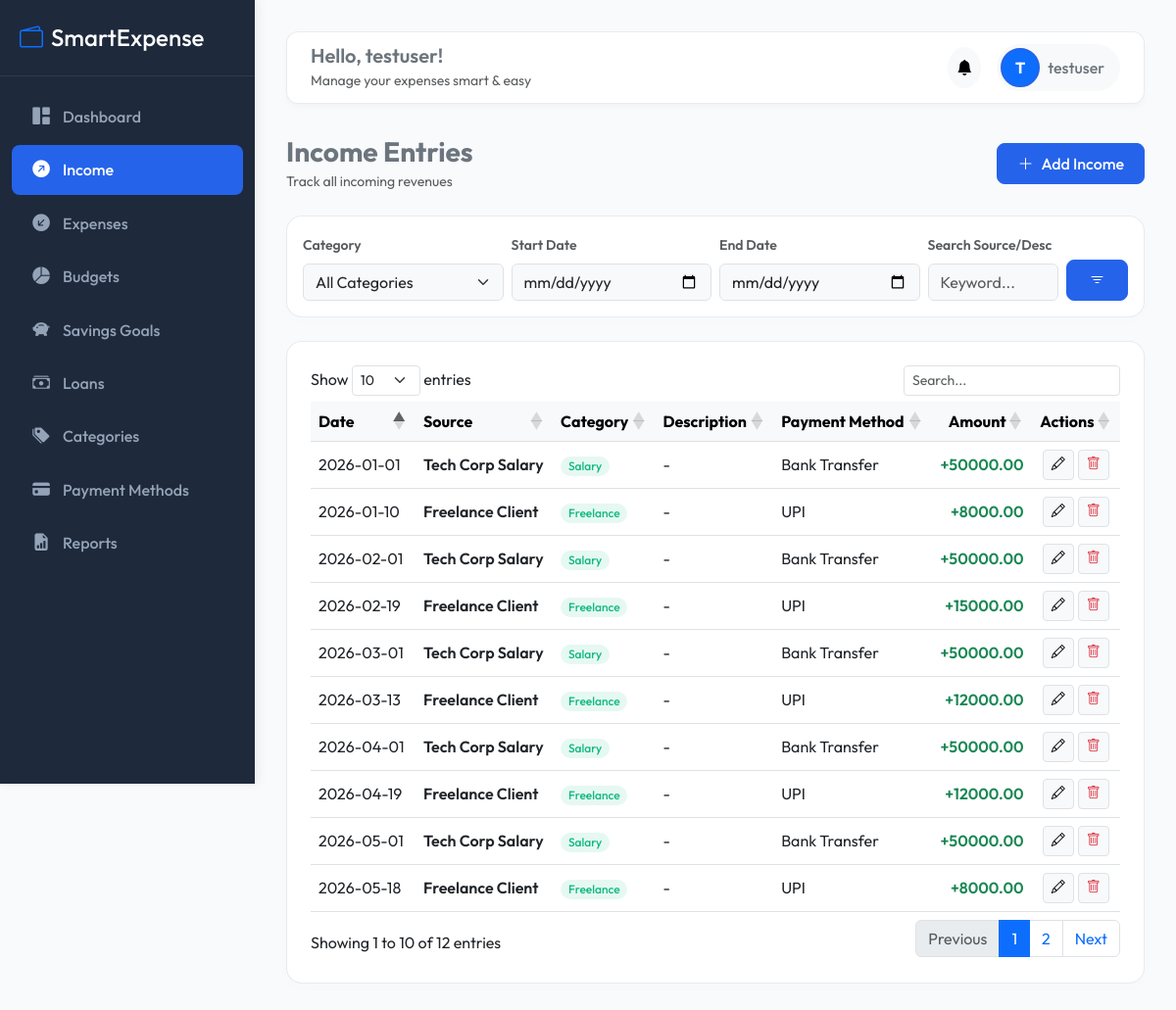
The page /income/ (signed in) on the database its author committed.
### accounts/models.py (models this page shows, shortened)
class User(AbstractUser):
    profile_image = models.ImageField(upload_to='profile_images/', null=True, blank=True)
    created_at = models.DateTimeField(auto_now_add=True)

### income/models.py (models this page shows, shortened)
class Income(models.Model):
    user = models.ForeignKey(settings.AUTH_USER_MODEL, on_delete=models.CASCADE, related_name='incomes')
    category = models.ForeignKey(Category, on_delete=models.CASCADE, related_name='incomes')
    amount = models.DecimalField(max_digits=10, decimal_places=2)
    source = models.CharField(max_length=100)
    description = models.TextField(blank=True, null=True)
    date = models.DateField()
    payment_method = models.ForeignKey(PaymentMethod, on_delete=models.SET_NULL, null=True, blank=True, related_name='incomes')
    created_at = models.DateTimeField(auto_now_add=True)
    class Meta:
        ordering = ['-date', '-created_at']

### expenses/models.py (models this page shows, shortened)
class Category(models.Model):
    CATEGORY_TYPES = [
        ('Income', 'Income'),
        ('Expense', 'Expense'),
    ]
    name = models.CharField(max_length=100)
    type = models.CharField(max_length=10, choices=CATEGORY_TYPES)
    description = models.TextField(blank=True, null=True)
    created_at = models.DateTimeField(auto_now_add=True)
    class Meta:
        verbose_name_plural = "Categories"

class PaymentMethod(models.Model):
    name = models.CharField(max_length=100)
    description = models.TextField(blank=True, null=True)

### income/views.py (the view)
# urls.py: path('', views.IncomeListView.as_view(), name='income_list'),
class IncomeListView(LoginRequiredMixin, ListView):
    model = Income
    template_name = 'income/income_list.html'
    context_object_name = 'incomes'
    def get_queryset(self):
        queryset = Income.objects.filter(user=self.request.user).select_related('category', 'payment_method')
        category_id = self.request.GET.get('category')
        start_date = self.request.GET.get('start_date')
        end_date = self.request.GET.get('end_date')
        search_query = self.request.GET.get('search')
        if category_id:
            queryset = queryset.filter(category_id=category_id)
        if start_date:
            queryset = queryset.filter(date__gte=start_date)
        if end_date:
            queryset = queryset.filter(date__lte=end_date)
        if search_query:
            queryset = queryset.filter(source__icontains=search_query) | queryset.filter(description__icontains=search_query)
        return queryset
    def get_context_data(self, **kwargs):
        context = super().get_context_data(**kwargs)
        context['categories'] = Category.objects.filter(type='Income')
        context['selected_category'] = self.request.GET.get('category', '')
        context['start_date'] = self.request.GET.get('start_date', '')
        context['end_date'] = self.request.GET.get('end_date', '')
        context['search_query'] = self.request.GET.get('search', '')
        return context

### notifications/context_processors.py (called while the page is built)
def unread_notifications_count(request):
    if request.user.is_authenticated:
        count = Notification.objects.filter(user=request.user, is_read=False).count()
        recent = Notification.objects.filter(user=request.user, is_read=False)[:5]
        return {
            'unread_notifications_count': count,
            'recent_notifications': recent
        }
    return {
        'unread_notifications_count': 0,
        'recent_notifications': []
    }

### templates/income/income_list.html (shortened to what this page needs)
{% extends 'base.html' %}
{% block content %}
<div class="d-flex justify-content-between align-items-center mb-4">
    <div>
        <h3 class="fw-bold text-secondary m-0">Income Entries</h3>
        <small class="text-muted">Track all incoming revenues</small>
    </div>
    <a href="{% url 'income:income_add' %}" class="btn btn-primary"><i class="bi bi-plus-lg me-2"></i>Add Income</a>
</div>
<div class="card stat-card p-3 mb-4">
    <form method="get" class="row g-2 align-items-end">
        <div class="col-md-3">
            <label class="form-label small fw-semibold text-muted">Category</label>
            <select name="category" class="form-select bg-light">
                <option value="">All Categories</option>
            </select>
        </div>
        <div class="col-md-3">
            <label class="form-label small fw-semibold text-muted">Start Date</label>
            <input type="date" name="start_date" class="form-control bg-light" value="{{ start_date }}">
        </div>
        <div class="col-md-3">
            <label class="form-label small fw-semibold text-muted">End Date</label>
            <input type="date" name="end_date" class="form-control bg-light" value="{{ end_date }}">
        </div>
        <div class="col-md-2">
            <label class="form-label small fw-semibold text-muted">Search Source/Desc</label>
            <input type="text" name="search" class="form-control bg-light" placeholder="Keyword..." value="{{ search_query }}">
        </div>
        <div class="col-md-1">
            <button type="submit" class="btn btn-primary w-100"><i class="bi bi-filter"></i></button>
        </div>
    </form>
</div>
<div class="card table-card">
    <div class="table-responsive border-0 p-0">
        <table class="table table-hover align-middle datatable w-100">
            <thead class="table-light">
                <tr>
                    <th>Date</th>
                    <th>Source</th>
                    <th>Category</th>
                    <th>Description</th>
                    <th>Payment Method</th>
                    <th class="text-end">Amount</th>
                    <th class="text-center">Actions</th>
                </tr>
            </thead>
            <tbody>
                {% for inc in incomes %}
                <tr>
                    <td>{{ inc.date|date:"Y-m-d" }}</td>
                    <td class="fw-semibold">{{ inc.source }}</td>
                    <td><span class="badge badge-income rounded-pill px-2.5 py-1.5 fw-medium">{{ inc.category.name }}</span></td>
                    <td>{{ inc.description|default:"-" }}</td>
                    <td>{{ inc.payment_method.name|default:"-" }}</td>
                    <td class="text-end fw-semibold text-success">+{{ inc.amount }}</td>
                    <td class="text-center">
                        <div class="d-flex justify-content-center gap-1">
                            <a href="{% url 'income:income_edit' inc.id %}" class="btn btn-sm btn-light border" title="Edit"><i class="bi bi-pencil"></i></a>
                            <a href="{% url 'income:income_delete' inc.id %}" class="btn btn-sm btn-light border text-danger" title="Delete"><i class="bi bi-trash"></i></a>
                        </div>
                    </td>
                </tr>
                {% endfor %}
            </tbody>
        </table>
    </div>
</div>
{% endblock %}

### templates/base.html (shortened to what this page needs)
{% load static %}
<!DOCTYPE html>
<html lang="en">
<head>
    <link href="https://cdn.jsdelivr.net/npm/bootstrap@5.3.0/dist/css/bootstrap.min.css" rel="stylesheet">
    <link href="https://cdn.jsdelivr.net/npm/bootstrap-icons@1.10.5/font/bootstrap-icons.css" rel="stylesheet">
    <link href="https://cdn.datatables.net/1.13.4/css/dataTables.bootstrap5.min.css" rel="stylesheet">
    <link href="{% static 'css/style.css' %}" rel="stylesheet">
</head>
<body>
    <nav id="sidebar">
        <div class="sidebar-header">
            <h4 class="m-0 text-white"><i class="bi bi-wallet2 me-2 text-primary"></i>SmartExpense</h4>
        </div>
        <div class="mt-3">
            <a href="{% url 'dashboard:home' %}" class="nav-link {% if request.resolver_match.app_name == 'dashboard' %}active{% endif %}">
                <i class="bi bi-grid-1x2-fill"></i> Dashboard
            </a>
            <a href="{% url 'income:income_list' %}" class="nav-link {% if request.resolver_match.app_name == 'income' %}active{% endif %}">
                <i class="bi bi-arrow-up-right-circle-fill"></i> Income
            </a>
            <a href="{% url 'expenses:expense_list' %}" class="nav-link ">
                <i class="bi bi-arrow-down-left-circle-fill"></i> Expenses
            </a>
            <a href="{% url 'budgets:budget_list' %}" class="nav-link {% if request.resolver_match.app_name == 'budgets' %}active{% endif %}">
                <i class="bi bi-pie-chart-fill"></i> Budgets
            </a>
            <a href="{% url 'savings:savings_list' %}" class="nav-link {% if request.resolver_match.app_name == 'savings' %}active{% endif %}">
                <i class="bi bi-piggy-bank-fill"></i> Savings Goals
            </a>
            <a href="{% url 'loans:loan_list' %}" class="nav-link {% if request.resolver_match.app_name == 'loans' %}active{% endif %}">
                <i class="bi bi-cash-stack"></i> Loans
            </a>
            <a href="{% url 'expenses:category_list' %}" class="nav-link {% if request.resolver_match.url_name == 'category_list' %}active{% endif %}">
                <i class="bi bi-tags-fill"></i> Categories
            </a>
            <a href="{% url 'expenses:payment_method_list' %}" class="nav-link {% if request.resolver_match.url_name == 'payment_method_list' %}active{% endif %}">
                <i class="bi bi-credit-card-fill"></i> Payment Methods
            </a>
            <a href="{% url 'reports:report_dashboard' %}" class="nav-link {% if request.resolver_match.app_name == 'reports' %}active{% endif %}">
                <i class="bi bi-file-earmark-bar-graph-fill"></i> Reports
            </a>
        </div>
    </nav>
    <div id="content">
        <div class="topbar d-flex justify-content-between align-items-center">
            <div class="d-none d-lg-block">
                <h5 class="m-0 fw-semibold text-secondary">Hello, {{ request.user.username }}!</h5>
                <small class="text-muted">Manage your expenses smart & easy</small>
            </div>
            <div class="d-flex align-items-center gap-3">
                <div class="dropdown">
                    <button class="btn btn-light position-relative rounded-circle p-2" type="button" data-bs-toggle="dropdown" aria-expanded="false">
                        <i class="bi bi-bell-fill"></i>
                    </button>
                </div>
                <div class="dropdown">
                    <button class="btn btn-light d-flex align-items-center gap-2 border-0 p-1 pe-3 rounded-pill" type="button" data-bs-toggle="dropdown" aria-expanded="false">
                        {% if request.user.profile_image %}
                        <img src="{{ request.user.profile_image.url }}" class="avatar-md" alt="Avatar">
                        {% else %}
                        <div class="avatar-md bg-primary text-white d-flex align-items-center justify-content-center fw-bold">
                            {{ request.user.username|slice:":1"|upper }}
                        </div>
                        {% endif %}
                        <span class="d-none d-md-inline fw-medium text-secondary">{{ request.user.username }}</span>
                    </button>
                </div>
            </div>
        </div>
        {% block content %}{% endblock %}
    </div>
</body>
</html>

### static/css/style.css (style rules this page uses)
:root { --primary-color: #2563EB; --primary-hover: #1D4ED8; --secondary-color: #1E293B; --success-color: #10B981; --danger-color: #EF4444; --warning-color: #F59E0B; --info-color: #06B6D4; --bg-color: #F8FAFC; --sidebar-width: 260px; --transition-speed: 0.3s; }
body { font-family: 'Outfit', -apple-system, BlinkMacSystemFont, "Segoe UI", Roboto, sans-serif; background-color: var(--bg-color); color: var(--secondary-color); overflow-x: hidden; }
#sidebar { width: var(--sidebar-width); height: 100vh; position: fixed; top: 0; left: 0; z-index: 100; background-color: var(--secondary-color); color: #F8FAFC; transition: all var(--transition-speed) ease; box-shadow: 4px 0 10px rgba(0, 0, 0, 0.05); }
#sidebar .sidebar-header { padding: 1.5rem 1.25rem; border-bottom: 1px solid rgba(255, 255, 255, 0.08); }
#sidebar .nav-link { color: #94A3B8; padding: 0.75rem 1.25rem; display: flex; align-items: center; gap: 0.75rem; border-radius: 8px; margin: 0.25rem 0.75rem; transition: all 0.2s ease; font-weight: 500; text-decoration: none; }
#sidebar .nav-link:hover, #sidebar .nav-link.active { color: #FFFFFF; background-color: var(--primary-color); }
#sidebar .nav-link i { font-size: 1.1rem; width: 20px; text-align: center; }
#content { margin-left: var(--sidebar-width); padding: 2rem; min-height: 100vh; transition: all var(--transition-speed) ease; }
.topbar { background: rgba(255, 255, 255, 0.9); backdrop-filter: blur(8px); border-radius: 12px; padding: 0.75rem 1.5rem; box-shadow: 0 4px 6px -1px rgba(0, 0, 0, 0.03); margin-bottom: 2rem; border: 1px solid rgba(226, 232, 240, 0.8); }
.stat-card { border: 1px solid rgba(226, 232, 240, 0.8); border-radius: 16px; box-shadow: 0 4px 20px rgba(0, 0, 0, 0.01); transition: transform var(--transition-speed) ease, box-shadow var(--transition-speed) ease; background: #FFFFFF; }
.badge-income { background-color: rgba(16, 185, 129, 0.1); color: var(--success-color); }
.table-card { border-radius: 16px; border: 1px solid rgba(226, 232, 240, 0.8); background: white; padding: 1.5rem; box-shadow: 0 4px 20px rgba(0, 0, 0, 0.01); }
.btn-primary { background-color: var(--primary-color); border-color: var(--primary-color); font-weight: 500; border-radius: 8px; padding: 0.5rem 1.25rem; }
.avatar-md { width: 40px; height: 40px; border-radius: 50%; object-fit: cover; border: 2px solid var(--primary-color); }

### rows shown on the page
User: user.username "testuser", user.username "T"
Income: date "2026-05-18", source "Freelance Client", category.name "Freelance", description "-", payment_method.name "UPI", amount "8000.00"
Income: date "2026-05-01", source "Tech Corp Salary", category.name "Salary", description "-", payment_method.name "Bank Transfer", amount "50000.00"
Income: date "2026-04-19", source "Freelance Client", category.name "Freelance", description "-", payment_method.name "UPI", amount "12000.00"
Income: date "2026-04-01", source "Tech Corp Salary", category.name "Salary", description "-", payment_method.name "Bank Transfer", amount "50000.00"
Income: date "2026-03-13", source "Freelance Client", category.name "Freelance", description "-", payment_method.name "UPI", amount "12000.00"
Income: date "2026-03-01", source "Tech Corp Salary", category.name "Salary", description "-", payment_method.name "Bank Transfer", amount "50000.00"
Income: date "2026-02-19", source "Freelance Client", category.name "Freelance", description "-", payment_method.name "UPI", amount "15000.00"
Income: date "2026-02-01", source "Tech Corp Salary", category.name "Salary", description "-", payment_method.name "Bank Transfer", amount "50000.00"
Income: date "2026-01-10", source "Freelance Client", category.name "Freelance", description "-", payment_method.name "UPI", amount "8000.00"
Income: date "2026-01-01", source "Tech Corp Salary", category.name "Salary", description "-", payment_method.name "Bank Transfer", amount "50000.00"
